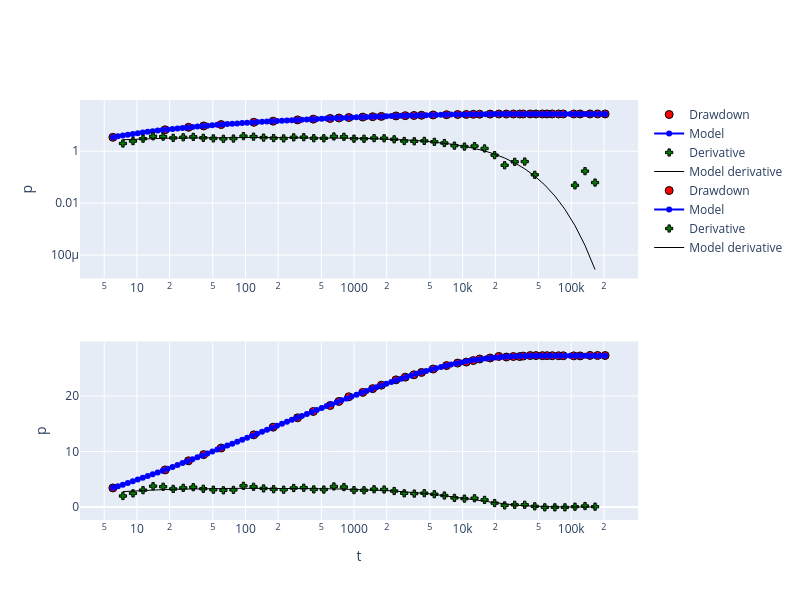

The cell this chart's notebook holds for it:
### Markdown cell above
The results are in reasonable agreement with the values found by Hall (1996):

T = 7.77 e-5 m2/s

S = 5.0193 e-4

### Code cell
model.trial()
